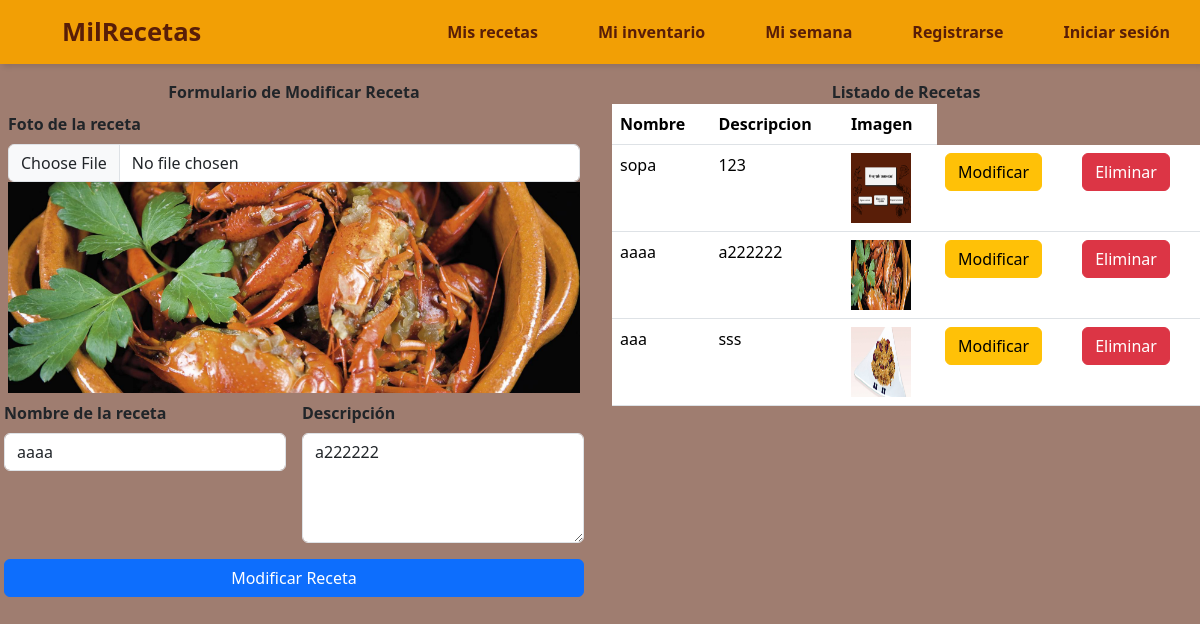
Page /TP_apps_interactivas-slozano88-rama-2/modificar.php?id=7 on the committed database.
### tables this page shows
CREATE TABLE `recetas` (
  `id_receta` int(15) NOT NULL,
  `id_usuario` int(15) NOT NULL,
  `nombre` varchar(50) NOT NULL,
  `descripcion` varchar(200) NOT NULL,
  `nombre_img` varchar(250) NOT NULL
);

### TP_apps_interactivas-slozano88-rama-2/modificar.php (the view, shortened to what this page needs)
<?php include("conexion_db.php"); ?>
<!DOCTYPE html>
<html lang="es">
<head>
    <link href="https://cdn.jsdelivr.net/npm/bootstrap@5.3.3/dist/css/bootstrap.min.css" rel="stylesheet">
    <link rel="stylesheet" href="estilos_inicio.css">
    <link rel="stylesheet" href="//cdn.datatables.net/2.1.8/css/dataTables.dataTables.min.css">
</head>
<body>
    <header>
        <nav>
            <ul>
                <li class="marca"><a href="Index.php">MilRecetas</a></li>
                <li class="hideOnMobile"><a href="mis_recetas.php">Mis recetas</a></li>
                <li class="hideOnMobile"><a href="mi_inventario.php">Mi inventario</a></li>
                <li class="hideOnMobile"><a href="#">Mi semana</a></li>
                <li class="hideOnMobile"><a href="registro.php">Registrarse</a></li>
                <?php
                if (isset($_SESSION['id'])) {
                    echo '<li class="hideOnMobile"><a href="logout.php">Cerrar Sesión</a></li>';
                } else {
                    echo '<li><a href="f_login.php">Iniciar sesión</a></li>';
                }
                ?>
            </ul>
        </nav>
    </header>
    <div class="row">
        <div class="col">
            <?php
            $id_receta = $_GET['id'];
            $query = "SELECT * FROM recetas WHERE id_receta = '$id_receta'";
            $resultado = mysqli_query($conex, $query);
            $row = mysqli_fetch_array($resultado);
            ?>
            <div class="card-header text-center"><strong>Formulario de Modificar Receta</strong></div>
            <div class="p-2">
                <form class="row" action="proceso_modificar.php?id=<?php echo $row['id_receta']; ?>" method="POST" enctype="multipart/form-data">
                    <div class="col-p2">
                        <label class="form-label"><strong>Foto de la receta</strong></label>
                        <br>
                        <input type="file" class="form-control" name="foto_receta" value="<?php echo $row['nombre_img']; ?>">
                        <img class="img-fluid" src="img_recetas/<?php echo $row['nombre_img']; ?>" alt="Imagen Receta">
                    </div>
                    <div class="col p-2">
                        <label class="form-label"><strong>Nombre de la receta</strong></label>
                        <input type="text" REQUIRED autocomplete="off" class="form-control" name="nombre_receta" value="<?php echo $row['nombre']; ?>">
                    </div>
                    <div class="col p-2">
                        <label class="form-label"><strong>Descripción</strong></label>
                        <textarea class="form-control" name="descripcion_receta" rows="4"><?php echo $row['descripcion']; ?></textarea>
                    </div>
                    <div class="d-grid gap-2 p-2">
                        <button type="submit" class="btn btn-primary" name="modificar_receta">Modificar Receta</button>
                    </div>
                </form>
            </div>
        </div>
        <div class="col">
            <div class="card-header text-center"><strong>Listado de Recetas</strong></div>
            <table class="table">
                <thead>
                    <tr>
                        <th>Nombre</th>
                        <th>Descripcion</th>
                        <th>Imagen</th>
                    </tr>
                </thead>
                <tbody>
                    <?php
                    $query = "SELECT * FROM recetas";
                    $resultado = mysqli_query($conex, $query);
                    while ($row = mysqli_fetch_array($resultado)) {
                    ?>
                        <tr>
                            <td><?php echo $row['nombre']; ?></td>
                            <td><?php echo $row['descripcion']; ?></td>
                            <td><img height="70px" width="60px" src="img_recetas/<?php echo $row['nombre_img']; ?>"></td>
                            <td><a class="btn btn-warning" href="modificar.php?id=<?php echo $row['id_receta']; ?>">Modificar</a></td>
                            <td><a class="btn btn-danger" href="eliminar.php?id_ingrediente=<?php echo $row['id_receta']; ?>">Eliminar</a></td>
                        </tr>
                    <?php } ?>
                </tbody>
            </table>
        </div>
    </div>
</body>
</html>

### TP_apps_interactivas-slozano88-rama-2/estilos_inicio.css (style rules this page uses)
* { margin: 0; padding: 0; }
body { min-height: 100vh; font-family: 'Segoe UI', Tahoma, Geneva, Verdana, sans-serif; background-color: #591e0893; }
nav { background-color: #F29F05; box-shadow: 3px 3px 5px rgba(0, 0, 0, 0.1); }
nav ul { width: 100%; list-style: none; display: flex; justify-content: flex-end; align-items: center; }
nav li { height: 8vh; }
nav a { height: 100%; padding: 0 30px; text-decoration: none; display: flex; align-items: center; color: #591E08; font-weight: 700; }
.marca { font-size: 1.6em; }
nav li:first-child { margin-right: auto; }

### rows in the picture
recetas: nombre_img (picture), nombre_receta "aaaa", descripcion_receta "a222222", nombre "aaaa", descripcion "a222222"
recetas: nombre "sopa", descripcion "123", nombre_img (picture)
recetas: nombre "aaa", descripcion "sss", nombre_img (picture)
